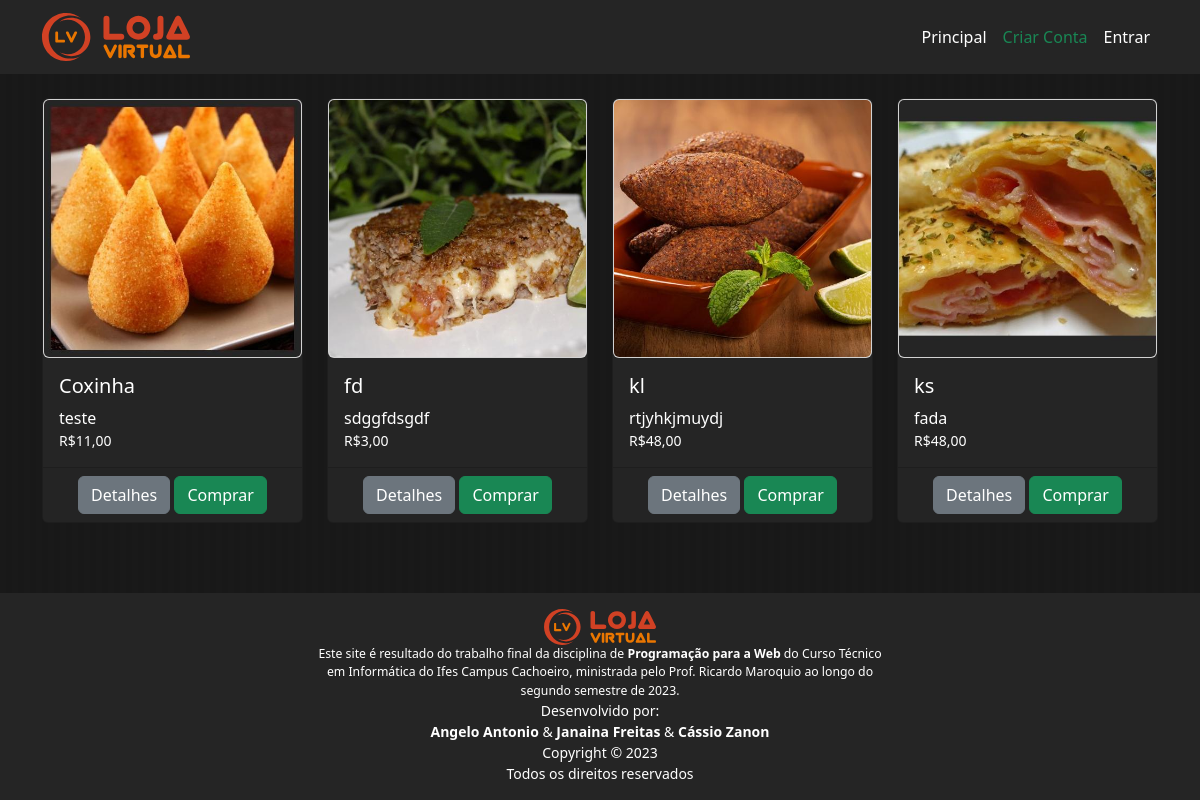
Before: / with the older database file.
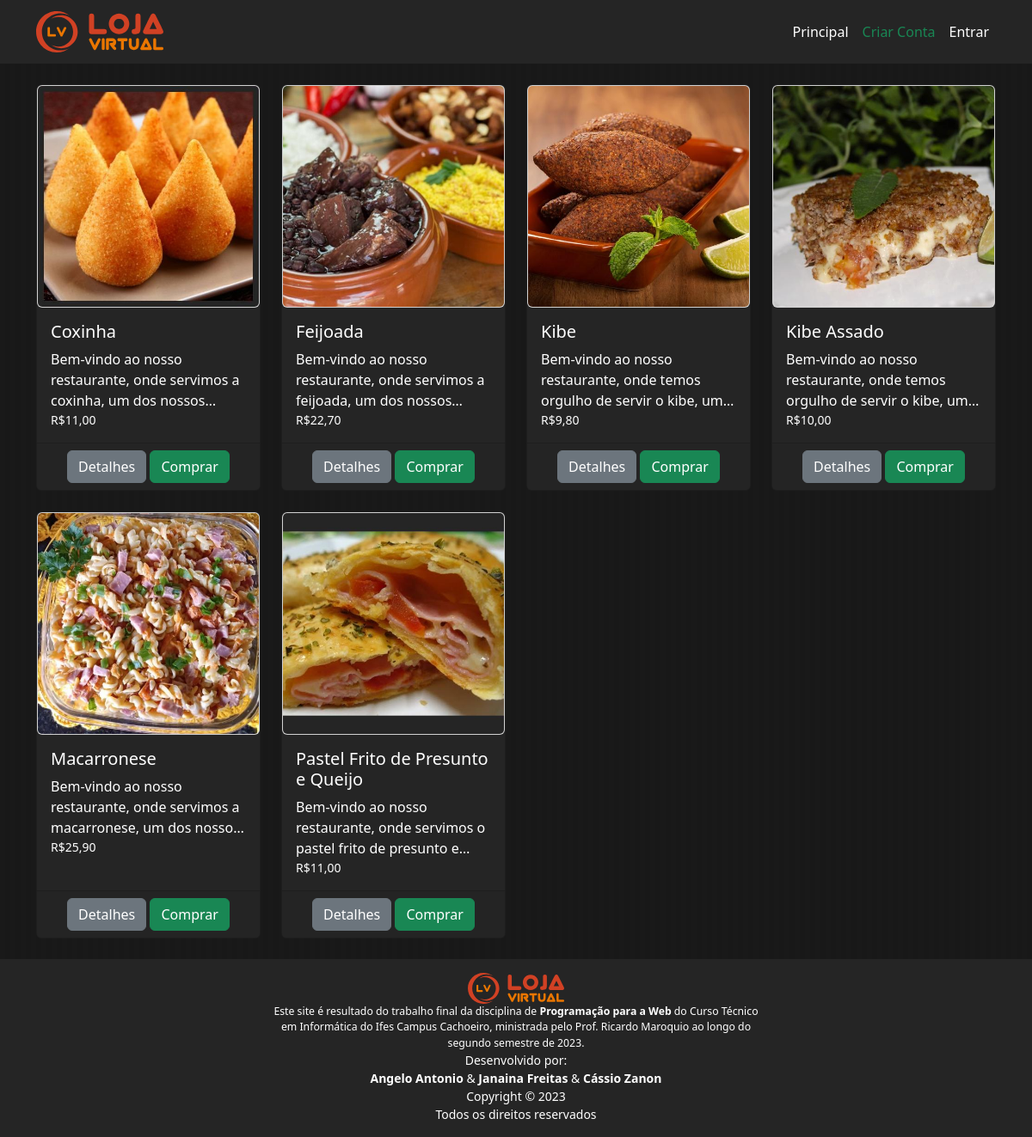
After: the same page with the newer database file.
### tables this page shows
CREATE TABLE produto (
    id           INTEGER         PRIMARY KEY AUTOINCREMENT,
    nome         TEXT            NOT NULL,
    preco        INTEGER         NOT NULL,
    descricao    TEXT            NOT NULL,
    categoria    TEXT            NOT NULL
    );

### routes/RootRouter.py (the view)
@router.get("/", response_class=HTMLResponse)
async def get_root(request: Request, usuario: Usuario = Depends(obter_usuario_logado),):
    produtos = ProdutoRepo.obter_todos()
    return templates.TemplateResponse("root/index.html", {"request": request, "usuario": usuario, "produtos": produtos},)

### templates/root/index.html (shortened to what this page needs)
{% extends "base.html" %}
{% block principal %}
<div class="row row-cols-1 row-cols-sm-2 row-cols-md-3 row-cols-lg-4 rowcols-xxl-6 g-4 mb-0">
    {% for p in produtos: %}
        <div class="col">
            <div class="includes card h-100">
                <img src="/static/img/produtos/{{ '%04d'|format(p.id) }}.jpg" class="card" alt="{{ p.nome }}">
                    <div class="includes card-body">
                        <h5 class="card-title text-white">{{ p.nome }}</h5>
                        <div class="texto-3-linhas">
                            <p class="card-text text-white">
                                {{ p.descricao }}
                            </p>
                        </div>
                        <p class="card-text">
                            <small class="text-white">R${{ p.preco }}</small>
                        </p>
                    </div>
                    <div class="card-footer text-center">
                        {% set text = "Detalhes" %}
                        {% set href = "/produto/" ~ p.id %}
                        {% set classe = "btn-secondary" %}
                        {% include "includes/link.html" %}
                        {% set text = "Comprar" %}
                        {% set type = "submit" %}
                        {% set classe = "btn-success" %}
                        {% include "includes/button.html" %}
                    </div>
            </div>
        </div>
    {% endfor %}
</div>
{% endblock %}

### templates/base.html (shortened to what this page needs)
<html>
    <head>
        <link rel="stylesheet" href="/static/lib/bootstrap/bootstrap.min.css">
        <link rel="stylesheet" href="/static/lib/bootstrap-icons/font/bootstrap-icons.min.css">
        <link rel="stylesheet" href="/static/css/estilos.css">
    </head>
    <body class="d-flex flex-column min-vh-100">
        <nav class="includes navbar navbar-expand-lg">
            <div class="container">
                <a class="navbar-brand" href="/">
                    <img src="/static/img/logotipo.svg"
                        alt="Logotipo Loja Virtual" height="48">
                </a>
                <div class="collapse navbar-collapse justify-content-end text-white"
                    id="navbarPrincipal">
                    <div class="navbar-nav">
                        <a
                            class="nav-link text-center text-white {{'active' if request.url.path == '/'}}"
                            href="/">Principal</a>
                        {% if not usuario: %}
                        <a
                            class="nav-link text-center text-success {{'active' if request.url.path == '/usuario/novo'}}"
                            href="/usuario/novo">Criar Conta</a>
                        <a
                            class="nav-link text-center text-white {{'active' if request.url.path == '/login'}}"
                            href="/login">Entrar</a>
                        {% endif %}
                    </div>
                </div>
            </div>
        </nav>
        <main class="container my-4">
            {% block principal %}
            {% endblock %}
        </main>
        <footer class="includes p-3 text-center text-white mt-auto">
            <div class="col-6 offset-3">
                <p class="small m-0">
                    <img src="/static/img/logotipo.svg" alt="Logotipo Loja Virtual" height="36"><br>
                        <span class="small">Este site é resultado do trabalho final
                            da disciplina de <b>Programação para a Web</b> do Curso Técnico em
                            Informática do Ifes Campus Cachoeiro, ministrada pelo Prof. Ricardo Maroquio
                            ao longo do segundo semestre de 2023.</span><br>
                            Desenvolvido por:<br>
                        <b>Angelo Antonio</b> & <b>Janaina Freitas</b> & <b>Cássio Zanon</b><br>
                            Copyright &copy; 2023<br>
                            Todos os direitos reservados
                </p>
            </div>
        </footer>
    </body>
</html>

### templates/includes/link.html
<a href="{{ href }}" class="btn {% if classe %}{{ classe }}{% endif %}" role="button" style="text-decoration: none; color: white; display: inline-block; padding: 6px 12px;">
    {{ text }}
</a>

### templates/includes/button.html
<button type="{{ type }}" class="btn {% if classe %}{{ classe }}{% endif %}">
  {{ text }}
</button>

### static/css/estilos.css (style rules this page uses)
* { margin: 0; padding: 0; box-sizing: border-box; }
body { background-image: linear-gradient(to right, #191919 50%, #181818 50%); background-size: 12px 100%; }
.includes { background-color: #252525; }
.texto-3-linhas { display: -webkit-box; -webkit-line-clamp: 3; line-clamp: 3; -webkit-box-orient: vertical; overflow: hidden; }

Changed rows visible on the page:
removed produto: shows a picture, nome "kl", descricao "rtjyhkjmuydj", preco "48,00", text "Detalhes", text "Comprar"
changed produto "Coxinha": descricao "teste" → "Bem-vindo ao nosso restaurante, onde servimos a coxinha, um dos…"
added produto: shows a picture, nome "Feijoada", descricao "Bem-vindo ao nosso restaurante, onde servimos a feijoada, um dos…", preco "22,70", text "Detalhes", text "Comprar"
added produto: shows a picture, nome "Kibe", descricao "Bem-vindo ao nosso restaurante, onde temos orgulho de servir o kibe,…", preco "9,80", text "Detalhes", text "Comprar"
changed produto: nome "fd" → "Kibe Assado"; descricao "sdggfdsgdf" → "Bem-vindo ao nosso restaurante, onde temos orgulho de servir o kibe,…"; preco "3,00" → "10,00"
added produto: shows a picture, nome "Macarronese", descricao "Bem-vindo ao nosso restaurante, onde servimos a macarronese, um dos…", preco "25,90", text "Detalhes", text "Comprar"
changed produto: nome "ks" → "Pastel Frito de Presunto e Queijo"; descricao "fada" → "Bem-vindo ao nosso restaurante, onde servimos o pastel frito de presunto…"; preco "48,00" → "11,00"
